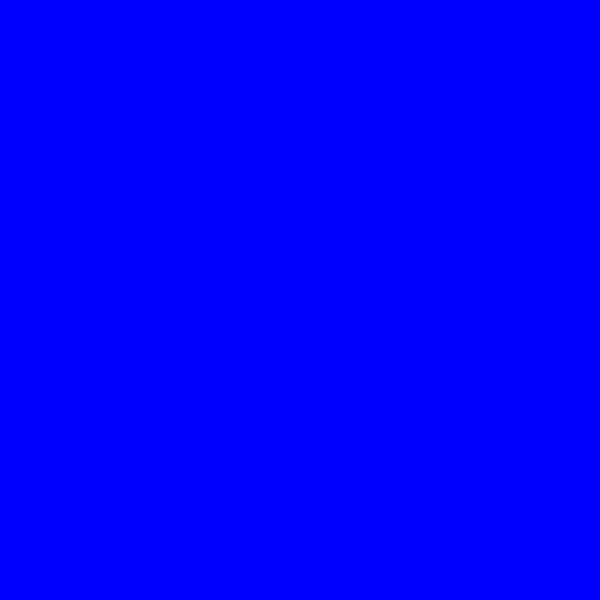
Frame 1 (no input)
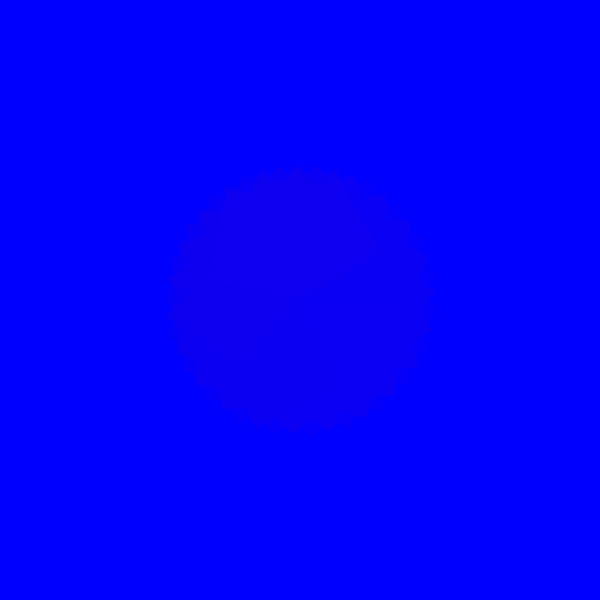
Frame 60 (the mouse pressed at the canvas centre just before this capture)
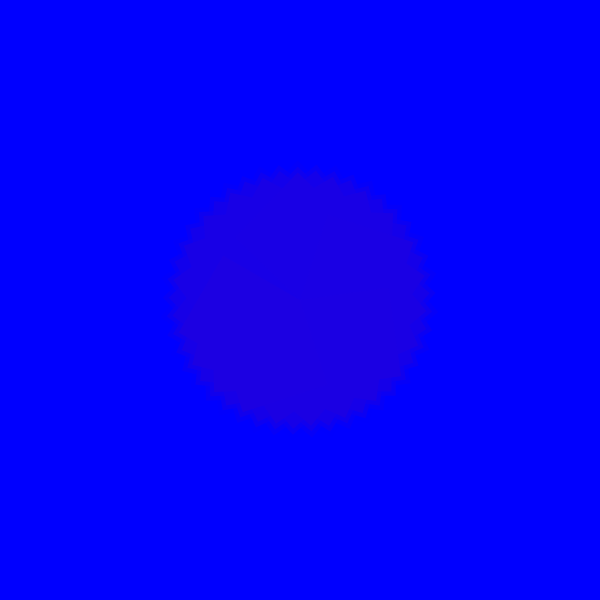
Frame 120 (the mouse held since frame 60 and released just before this capture)

The Processing sketch that drew these frames (run headless with seeded random() and noise(); from frame 60 on, the mouse is pressed at the canvas centre):

// Processing sketch: processing_57049
// ── processing_57049.pde

float size;
int xOffset;
int yOffset;
int type;
int c;
void setup()
{
  rectMode(CORNERS);
  size(600,600);
  fill(0, 0,255);  
  size=1;
  noStroke();
  rect(0,0,600,600);
  xOffset=0;
  yOffset=0;
  type=1;
  c=0;
}
  void draw()
  {
    if(keyPressed){
     if (key=='a')
  xOffset -= 10;
  if (key=='d')
  xOffset += 10;
  if (key=='w')
  yOffset -=10;
  if (key=='s')
  yOffset +=10;
  if (key=='r')
 { fill(255,255,0);
  rect(0,0,600,600);}
  if (key=='e')
  type+=1;
  if (key=='q')
  c+=1;
  if (key=='z')
  size*=1.005;
  }
    translate(width/2+xOffset,height/2+yOffset);
    rotate(radians((16*frameCount)%360));
    scale(size);
    size *=.999;
   fill((255-size*255),(128-size*255)%255,(size*255+c)%256);
   if (type%4==0)
   ellipse(50,50,200,200); 
   else
   rect(0,0,100,100);
  }
